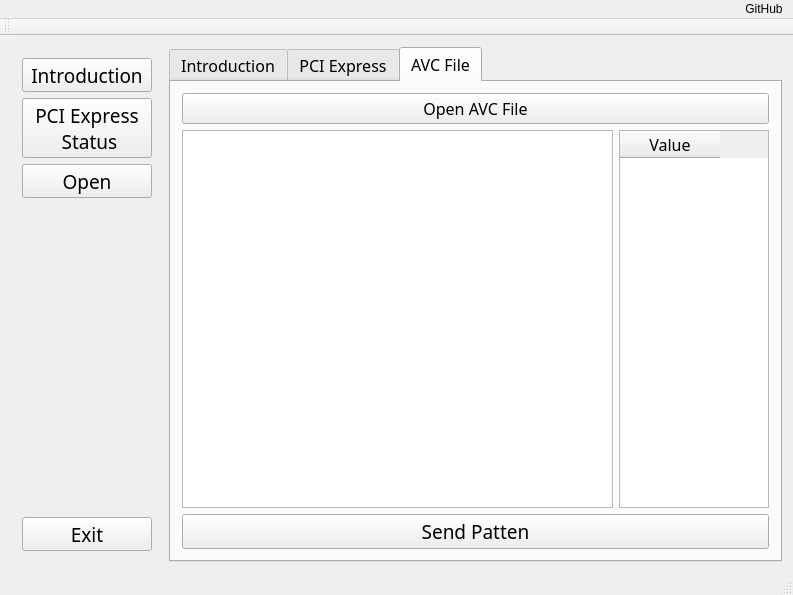
<?xml version="1.0" encoding="UTF-8"?>
<ui version="4.0">
 <class>TestProgramClass</class>
 <widget class="QMainWindow" name="TestProgramClass">
  <property name="geometry">
   <rect>
    <x>0</x>
    <y>0</y>
    <width>793</width>
    <height>595</height>
   </rect>
  </property>
  <property name="windowTitle">
   <string>TestProgram</string>
  </property>
  <widget class="QWidget" name="centralWidget">
   <layout class="QGridLayout" name="gridLayout">
    <item row="0" column="0">
     <widget class="QWidget" name="sideBar" native="true">
      <property name="sizePolicy">
       <sizepolicy hsizetype="Fixed" vsizetype="Preferred">
        <horstretch>0</horstretch>
        <verstretch>0</verstretch>
       </sizepolicy>
      </property>
      <property name="minimumSize">
       <size>
        <width>120</width>
        <height>0</height>
       </size>
      </property>
      <property name="font">
       <font>
        <pointsize>9</pointsize>
       </font>
      </property>
      <property name="styleSheet">
       <string notr="true">SideBar</string>
      </property>
      <layout class="QVBoxLayout" name="verticalLayout">
       <item>
        <widget class="QToolButton" name="Introduction">
         <property name="sizePolicy">
          <sizepolicy hsizetype="Expanding" vsizetype="Fixed">
           <horstretch>0</horstretch>
           <verstretch>0</verstretch>
          </sizepolicy>
         </property>
         <property name="font">
          <font>
           <family>Agency FB</family>
           <pointsize>14</pointsize>
          </font>
         </property>
         <property name="text">
          <string>Introduction</string>
         </property>
         <property name="icon">
          <iconset resource="testprogram.qrc">
           <normaloff>:/TestProgram/Resources/Icon/Chip.png</normaloff>:/TestProgram/Resources/Icon/Chip.png</iconset>
         </property>
         <property name="iconSize">
          <size>
           <width>50</width>
           <height>50</height>
          </size>
         </property>
         <property name="toolButtonStyle">
          <enum>Qt::ToolButtonTextUnderIcon</enum>
         </property>
        </widget>
       </item>
       <item>
        <widget class="QToolButton" name="Status">
         <property name="sizePolicy">
          <sizepolicy hsizetype="Expanding" vsizetype="Fixed">
           <horstretch>0</horstretch>
           <verstretch>0</verstretch>
          </sizepolicy>
         </property>
         <property name="font">
          <font>
           <family>Agency FB</family>
           <pointsize>14</pointsize>
          </font>
         </property>
         <property name="text">
          <string>PCI Express 
 Status</string>
         </property>
         <property name="icon">
          <iconset resource="testprogram.qrc">
           <normaloff>:/TestProgram/Resources/Icon/Status.png</normaloff>:/TestProgram/Resources/Icon/Status.png</iconset>
         </property>
         <property name="iconSize">
          <size>
           <width>50</width>
           <height>50</height>
          </size>
         </property>
         <property name="toolButtonStyle">
          <enum>Qt::ToolButtonTextUnderIcon</enum>
         </property>
        </widget>
       </item>
       <item>
        <widget class="QToolButton" name="Open">
         <property name="sizePolicy">
          <sizepolicy hsizetype="Expanding" vsizetype="Fixed">
           <horstretch>0</horstretch>
           <verstretch>0</verstretch>
          </sizepolicy>
         </property>
         <property name="font">
          <font>
           <family>Agency FB</family>
           <pointsize>14</pointsize>
          </font>
         </property>
         <property name="text">
          <string>Open</string>
         </property>
         <property name="icon">
          <iconset resource="testprogram.qrc">
           <normaloff>:/TestProgram/Resources/Icon/File.png</normaloff>:/TestProgram/Resources/Icon/File.png</iconset>
         </property>
         <property name="iconSize">
          <size>
           <width>50</width>
           <height>50</height>
          </size>
         </property>
         <property name="toolButtonStyle">
          <enum>Qt::ToolButtonTextUnderIcon</enum>
         </property>
        </widget>
       </item>
       <item>
        <spacer name="verticalSpacer">
         <property name="orientation">
          <enum>Qt::Vertical</enum>
         </property>
         <property name="sizeHint" stdset="0">
          <size>
           <width>20</width>
           <height>40</height>
          </size>
         </property>
        </spacer>
       </item>
       <item>
        <widget class="QToolButton" name="Exit">
         <property name="sizePolicy">
          <sizepolicy hsizetype="Expanding" vsizetype="Fixed">
           <horstretch>0</horstretch>
           <verstretch>0</verstretch>
          </sizepolicy>
         </property>
         <property name="font">
          <font>
           <family>Agency FB</family>
           <pointsize>14</pointsize>
          </font>
         </property>
         <property name="text">
          <string>Exit</string>
         </property>
         <property name="icon">
          <iconset resource="testprogram.qrc">
           <normaloff>:/TestProgram/Resources/Icon/Exit.png</normaloff>:/TestProgram/Resources/Icon/Exit.png</iconset>
         </property>
         <property name="iconSize">
          <size>
           <width>50</width>
           <height>50</height>
          </size>
         </property>
         <property name="toolButtonStyle">
          <enum>Qt::ToolButtonTextUnderIcon</enum>
         </property>
        </widget>
       </item>
      </layout>
      <zorder>Open</zorder>
      <zorder>Status</zorder>
      <zorder>Exit</zorder>
      <zorder>Introduction</zorder>
     </widget>
    </item>
    <item row="0" column="1">
     <widget class="QTabWidget" name="tabWidget">
      <property name="font">
       <font>
        <family>Agency FB</family>
        <pointsize>12</pointsize>
       </font>
      </property>
      <property name="autoFillBackground">
       <bool>false</bool>
      </property>
      <property name="currentIndex">
       <number>2</number>
      </property>
      <property name="tabBarAutoHide">
       <bool>false</bool>
      </property>
      <widget class="QWidget" name="TabIntroduction">
       <attribute name="title">
        <string>Introduction</string>
       </attribute>
       <layout class="QGridLayout" name="gridLayout_5">
        <item row="0" column="0">
         <widget class="QTextBrowser" name="textBrowser">
          <property name="html">
           <string>&lt;!DOCTYPE HTML PUBLIC &quot;-//W3C//DTD HTML 4.0//EN&quot; &quot;http://www.w3.org/TR/REC-html40/strict.dtd&quot;&gt;
&lt;html&gt;&lt;head&gt;&lt;meta name=&quot;qrichtext&quot; content=&quot;1&quot; /&gt;&lt;style type=&quot;text/css&quot;&gt;
p, li { white-space: pre-wrap; }
&lt;/style&gt;&lt;/head&gt;&lt;body style=&quot; font-family:'Agency FB'; font-size:12pt; font-weight:400; font-style:normal;&quot;&gt;
&lt;p style=&quot; margin-top:0px; margin-bottom:0px; margin-left:0px; margin-right:0px; -qt-block-indent:0; text-indent:0px;&quot;&gt;&lt;span style=&quot; font-size:14pt;&quot;&gt;This 「&lt;/span&gt;&lt;span style=&quot; font-size:14pt; font-weight:600;&quot;&gt;Test Program&lt;/span&gt;&lt;span style=&quot; font-size:14pt;&quot;&gt;」 is created by Qt.&lt;/span&gt;&lt;/p&gt;
&lt;p style=&quot;-qt-paragraph-type:empty; margin-top:0px; margin-bottom:0px; margin-left:0px; margin-right:0px; -qt-block-indent:0; text-indent:0px; font-size:14pt;&quot;&gt;&lt;br /&gt;&lt;/p&gt;
&lt;p style=&quot; margin-top:0px; margin-bottom:0px; margin-left:0px; margin-right:0px; -qt-block-indent:0; text-indent:0px;&quot;&gt;&lt;span style=&quot; font-size:14pt;&quot;&gt;This communication between PC and FPGA is based on 「ALTERA」's &lt;/span&gt;&lt;/p&gt;
&lt;p style=&quot; margin-top:0px; margin-bottom:0px; margin-left:0px; margin-right:0px; -qt-block-indent:0; text-indent:0px;&quot;&gt;&lt;span style=&quot; font-size:14pt;&quot;&gt;PCI Express framework DLL files(TERASIC_PCIE_QSYS 、TERASIC_PCIE_QSYSx64). &lt;/span&gt;&lt;/p&gt;
&lt;p style=&quot;-qt-paragraph-type:empty; margin-top:0px; margin-bottom:0px; margin-left:0px; margin-right:0px; -qt-block-indent:0; text-indent:0px; font-size:14pt;&quot;&gt;&lt;br /&gt;&lt;/p&gt;
&lt;p style=&quot; margin-top:0px; margin-bottom:0px; margin-left:0px; margin-right:0px; -qt-block-indent:0; text-indent:0px;&quot;&gt;&lt;span style=&quot; font-size:14pt;&quot;&gt;Project is based on 「&lt;/span&gt;&lt;span style=&quot; font-size:14pt; font-weight:600;&quot;&gt;ALTERA DE2i-150&lt;/span&gt;&lt;span style=&quot; font-size:14pt;&quot;&gt;」 board. &lt;/span&gt;&lt;/p&gt;
&lt;p style=&quot; margin-top:0px; margin-bottom:0px; margin-left:0px; margin-right:0px; -qt-block-indent:0; text-indent:0px;&quot;&gt;&lt;span style=&quot; font-size:14pt;&quot;&gt;Using &lt;/span&gt;&lt;span style=&quot; font-size:14pt; font-weight:600;&quot;&gt;Qsys &lt;/span&gt;&lt;span style=&quot; font-size:14pt;&quot;&gt;construct hardware.  &lt;/span&gt;&lt;/p&gt;
&lt;p style=&quot;-qt-paragraph-type:empty; margin-top:0px; margin-bottom:0px; margin-left:0px; margin-right:0px; -qt-block-indent:0; text-indent:0px; font-size:14pt;&quot;&gt;&lt;br /&gt;&lt;/p&gt;
&lt;p style=&quot; margin-top:0px; margin-bottom:0px; margin-left:0px; margin-right:0px; -qt-block-indent:0; text-indent:0px;&quot;&gt;&lt;span style=&quot; font-size:14pt;&quot;&gt;Author:  &lt;/span&gt;&lt;span style=&quot; font-size:14pt; font-weight:600;&quot;&gt;William.Chen (Wei-Ren Chen)&lt;/span&gt;&lt;/p&gt;
&lt;p style=&quot; margin-top:0px; margin-bottom:0px; margin-left:0px; margin-right:0px; -qt-block-indent:0; text-indent:0px;&quot;&gt;&lt;span style=&quot; font-size:14pt;&quot;&gt;            A student from National Taiwan Ocean University&lt;/span&gt;&lt;/p&gt;
&lt;p style=&quot;-qt-paragraph-type:empty; margin-top:0px; margin-bottom:0px; margin-left:0px; margin-right:0px; -qt-block-indent:0; text-indent:0px; font-size:14pt;&quot;&gt;&lt;br /&gt;&lt;/p&gt;
&lt;p style=&quot; margin-top:0px; margin-bottom:0px; margin-left:0px; margin-right:0px; -qt-block-indent:0; text-indent:0px;&quot;&gt;&lt;span style=&quot; font-size:14pt;&quot;&gt;E-mail:  vic4113110631@gmail.com&lt;/span&gt;&lt;/p&gt;&lt;/body&gt;&lt;/html&gt;</string>
          </property>
         </widget>
        </item>
       </layout>
      </widget>
      <widget class="QWidget" name="TabStatus">
       <attribute name="title">
        <string>PCI Express</string>
       </attribute>
       <layout class="QVBoxLayout" name="verticalLayout_2">
        <item>
         <layout class="QGridLayout" name="gridLayout_6">
          <item row="0" column="0">
           <widget class="QLabel" name="LoadSatus">
            <property name="sizePolicy">
             <sizepolicy hsizetype="Expanding" vsizetype="Preferred">
              <horstretch>0</horstretch>
              <verstretch>0</verstretch>
             </sizepolicy>
            </property>
            <property name="minimumSize">
             <size>
              <width>140</width>
              <height>35</height>
             </size>
            </property>
            <property name="maximumSize">
             <size>
              <width>16777215</width>
              <height>16777215</height>
             </size>
            </property>
            <property name="font">
             <font>
              <family>Agency FB</family>
              <pointsize>14</pointsize>
             </font>
            </property>
            <property name="styleSheet">
             <string notr="true"/>
            </property>
            <property name="text">
             <string>PCI Express Load Satus :</string>
            </property>
            <property name="alignment">
             <set>Qt::AlignCenter</set>
            </property>
           </widget>
          </item>
          <item row="0" column="1">
           <widget class="QLabel" name="ResultLoad">
            <property name="sizePolicy">
             <sizepolicy hsizetype="Expanding" vsizetype="Preferred">
              <horstretch>0</horstretch>
              <verstretch>0</verstretch>
             </sizepolicy>
            </property>
            <property name="minimumSize">
             <size>
              <width>160</width>
              <height>35</height>
             </size>
            </property>
            <property name="maximumSize">
             <size>
              <width>16777215</width>
              <height>16777215</height>
             </size>
            </property>
            <property name="font">
             <font>
              <family>Agency FB</family>
              <pointsize>14</pointsize>
             </font>
            </property>
            <property name="styleSheet">
             <string notr="true"/>
            </property>
            <property name="text">
             <string>TextLabel</string>
            </property>
            <property name="alignment">
             <set>Qt::AlignCenter</set>
            </property>
            <property name="indent">
             <number>-1</number>
            </property>
           </widget>
          </item>
         </layout>
        </item>
        <item>
         <layout class="QGridLayout" name="gridLayout_7">
          <item row="0" column="0">
           <widget class="QLabel" name="OpenSatus">
            <property name="sizePolicy">
             <sizepolicy hsizetype="Expanding" vsizetype="Preferred">
              <horstretch>0</horstretch>
              <verstretch>0</verstretch>
             </sizepolicy>
            </property>
            <property name="minimumSize">
             <size>
              <width>140</width>
              <height>35</height>
             </size>
            </property>
            <property name="maximumSize">
             <size>
              <width>16777215</width>
              <height>16777215</height>
             </size>
            </property>
            <property name="font">
             <font>
              <family>Agency FB</family>
              <pointsize>14</pointsize>
             </font>
            </property>
            <property name="styleSheet">
             <string notr="true"/>
            </property>
            <property name="text">
             <string>PCI Express Open Satus :</string>
            </property>
            <property name="alignment">
             <set>Qt::AlignCenter</set>
            </property>
           </widget>
          </item>
          <item row="0" column="1">
           <widget class="QLabel" name="ResultOpen">
            <property name="sizePolicy">
             <sizepolicy hsizetype="Expanding" vsizetype="Preferred">
              <horstretch>0</horstretch>
              <verstretch>0</verstretch>
             </sizepolicy>
            </property>
            <property name="minimumSize">
             <size>
              <width>160</width>
              <height>35</height>
             </size>
            </property>
            <property name="maximumSize">
             <size>
              <width>16777215</width>
              <height>16777215</height>
             </size>
            </property>
            <property name="font">
             <font>
              <family>Agency FB</family>
              <pointsize>14</pointsize>
             </font>
            </property>
            <property name="styleSheet">
             <string notr="true"/>
            </property>
            <property name="text">
             <string>TextLabel</string>
            </property>
            <property name="alignment">
             <set>Qt::AlignCenter</set>
            </property>
           </widget>
          </item>
         </layout>
        </item>
        <item>
         <layout class="QGridLayout" name="gridLayout_4">
          <item row="0" column="1">
           <widget class="QPushButton" name="Read_PIO">
            <property name="sizePolicy">
             <sizepolicy hsizetype="Expanding" vsizetype="Preferred">
              <horstretch>0</horstretch>
              <verstretch>0</verstretch>
             </sizepolicy>
            </property>
            <property name="minimumSize">
             <size>
              <width>0</width>
              <height>40</height>
             </size>
            </property>
            <property name="font">
             <font>
              <family>Agency FB</family>
              <pointsize>14</pointsize>
             </font>
            </property>
            <property name="text">
             <string>Read Control</string>
            </property>
            <property name="iconSize">
             <size>
              <width>32</width>
              <height>32</height>
             </size>
            </property>
           </widget>
          </item>
          <item row="0" column="0">
           <widget class="QLabel" name="Read_PIO_Status">
            <property name="sizePolicy">
             <sizepolicy hsizetype="Expanding" vsizetype="Preferred">
              <horstretch>0</horstretch>
              <verstretch>0</verstretch>
             </sizepolicy>
            </property>
            <property name="minimumSize">
             <size>
              <width>0</width>
              <height>0</height>
             </size>
            </property>
            <property name="maximumSize">
             <size>
              <width>16777215</width>
              <height>16777215</height>
             </size>
            </property>
            <property name="font">
             <font>
              <family>Agency FB</family>
              <pointsize>14</pointsize>
             </font>
            </property>
            <property name="styleSheet">
             <string notr="true"/>
            </property>
            <property name="text">
             <string>Read PIO Status</string>
            </property>
            <property name="alignment">
             <set>Qt::AlignCenter</set>
            </property>
           </widget>
          </item>
         </layout>
        </item>
        <item>
         <layout class="QGridLayout" name="gridLayout_8">
          <item row="0" column="2">
           <widget class="QPushButton" name="GenerateTest">
            <property name="sizePolicy">
             <sizepolicy hsizetype="Expanding" vsizetype="Preferred">
              <horstretch>0</horstretch>
              <verstretch>0</verstretch>
             </sizepolicy>
            </property>
            <property name="font">
             <font>
              <family>Agency FB</family>
              <pointsize>14</pointsize>
             </font>
            </property>
            <property name="text">
             <string>Send</string>
            </property>
            <property name="icon">
             <iconset resource="testprogram.qrc">
              <normaloff>:/TestProgram/Resources/Icon/Generate.png</normaloff>:/TestProgram/Resources/Icon/Generate.png</iconset>
            </property>
            <property name="iconSize">
             <size>
              <width>32</width>
              <height>32</height>
             </size>
            </property>
           </widget>
          </item>
          <item row="0" column="1">
           <widget class="QLabel" name="TestFunction">
            <property name="sizePolicy">
             <sizepolicy hsizetype="Expanding" vsizetype="Preferred">
              <horstretch>0</horstretch>
              <verstretch>0</verstretch>
             </sizepolicy>
            </property>
            <property name="font">
             <font>
              <family>Agency FB</family>
              <pointsize>14</pointsize>
             </font>
            </property>
            <property name="styleSheet">
             <string notr="true"/>
            </property>
            <property name="text">
             <string>Send UInt 0~65535
(65536 records of data)</string>
            </property>
            <property name="alignment">
             <set>Qt::AlignCenter</set>
            </property>
           </widget>
          </item>
         </layout>
        </item>
        <item>
         <layout class="QGridLayout" name="gridLayout_3">
          <item row="0" column="0">
           <widget class="QLabel" name="TestFunction_2">
            <property name="sizePolicy">
             <sizepolicy hsizetype="Expanding" vsizetype="Preferred">
              <horstretch>0</horstretch>
              <verstretch>0</verstretch>
             </sizepolicy>
            </property>
            <property name="font">
             <font>
              <family>Agency FB</family>
              <pointsize>14</pointsize>
             </font>
            </property>
            <property name="styleSheet">
             <string notr="true"/>
            </property>
            <property name="text">
             <string>Send UInt: All values are zero
(65536 records of data)</string>
            </property>
            <property name="alignment">
             <set>Qt::AlignCenter</set>
            </property>
           </widget>
          </item>
          <item row="0" column="1">
           <widget class="QPushButton" name="GenerateTest2">
            <property name="sizePolicy">
             <sizepolicy hsizetype="Expanding" vsizetype="Preferred">
              <horstretch>0</horstretch>
              <verstretch>0</verstretch>
             </sizepolicy>
            </property>
            <property name="font">
             <font>
              <family>Agency FB</family>
              <pointsize>14</pointsize>
             </font>
            </property>
            <property name="text">
             <string>Send</string>
            </property>
            <property name="icon">
             <iconset resource="testprogram.qrc">
              <normaloff>:/TestProgram/Resources/Icon/Generate.png</normaloff>:/TestProgram/Resources/Icon/Generate.png</iconset>
            </property>
            <property name="iconSize">
             <size>
              <width>32</width>
              <height>32</height>
             </size>
            </property>
           </widget>
          </item>
         </layout>
        </item>
       </layout>
      </widget>
      <widget class="QWidget" name="TabFile">
       <attribute name="title">
        <string>AVC File</string>
       </attribute>
       <layout class="QGridLayout" name="gridLayout_2">
        <item row="0" column="0" colspan="2">
         <widget class="QPushButton" name="OpenAVCFile">
          <property name="sizePolicy">
           <sizepolicy hsizetype="Expanding" vsizetype="Fixed">
            <horstretch>0</horstretch>
            <verstretch>0</verstretch>
           </sizepolicy>
          </property>
          <property name="text">
           <string>Open AVC File</string>
          </property>
          <property name="icon">
           <iconset resource="testprogram.qrc">
            <normaloff>:/TestProgram/Resources/Icon/File.png</normaloff>:/TestProgram/Resources/Icon/File.png</iconset>
          </property>
          <property name="iconSize">
           <size>
            <width>32</width>
            <height>32</height>
           </size>
          </property>
         </widget>
        </item>
        <item row="3" column="0" colspan="2">
         <widget class="QPushButton" name="SendPattern">
          <property name="font">
           <font>
            <family>Agency FB</family>
            <pointsize>14</pointsize>
           </font>
          </property>
          <property name="text">
           <string>Send Patten</string>
          </property>
          <property name="icon">
           <iconset resource="testprogram.qrc">
            <normaloff>:/TestProgram/Resources/Icon/Generate.png</normaloff>:/TestProgram/Resources/Icon/Generate.png</iconset>
          </property>
          <property name="iconSize">
           <size>
            <width>32</width>
            <height>32</height>
           </size>
          </property>
         </widget>
        </item>
        <item row="1" column="0" rowspan="2">
         <widget class="QTextBrowser" name="Content"/>
        </item>
        <item row="1" column="1" rowspan="2">
         <widget class="QTableWidget" name="tableWidget">
          <property name="sizePolicy">
           <sizepolicy hsizetype="Expanding" vsizetype="Expanding">
            <horstretch>0</horstretch>
            <verstretch>0</verstretch>
           </sizepolicy>
          </property>
          <property name="maximumSize">
           <size>
            <width>150</width>
            <height>16777215</height>
           </size>
          </property>
          <column>
           <property name="text">
            <string>Value</string>
           </property>
           <property name="font">
            <font>
             <family>Agency FB</family>
             <pointsize>12</pointsize>
            </font>
           </property>
           <property name="textAlignment">
            <set>AlignCenter</set>
           </property>
          </column>
         </widget>
        </item>
       </layout>
      </widget>
     </widget>
    </item>
   </layout>
  </widget>
  <widget class="QMenuBar" name="menuBar">
   <property name="geometry">
    <rect>
     <x>0</x>
     <y>0</y>
     <width>793</width>
     <height>22</height>
    </rect>
   </property>
   <property name="layoutDirection">
    <enum>Qt::RightToLeft</enum>
   </property>
   <widget class="QMenu" name="menuGitHub">
    <property name="title">
     <string>GitHub</string>
    </property>
    <property name="icon">
     <iconset resource="testprogram.qrc">
      <normaloff>:/TestProgram/Resources/Icon/Github.png</normaloff>:/TestProgram/Resources/Icon/Github.png</iconset>
    </property>
   </widget>
   <addaction name="menuGitHub"/>
  </widget>
  <widget class="QToolBar" name="mainToolBar">
   <attribute name="toolBarArea">
    <enum>TopToolBarArea</enum>
   </attribute>
   <attribute name="toolBarBreak">
    <bool>false</bool>
   </attribute>
  </widget>
  <widget class="QStatusBar" name="statusBar"/>
 </widget>
 <layoutdefault spacing="6" margin="11"/>
 <resources>
  <include location="testprogram.qrc"/>
  <include location="D:/Quartus_temp/software part(FIFO)/image.qrc"/>
  <include location="D:/Quartus_temp/Software/image.qrc"/>
 </resources>
 <connections/>
</ui>
